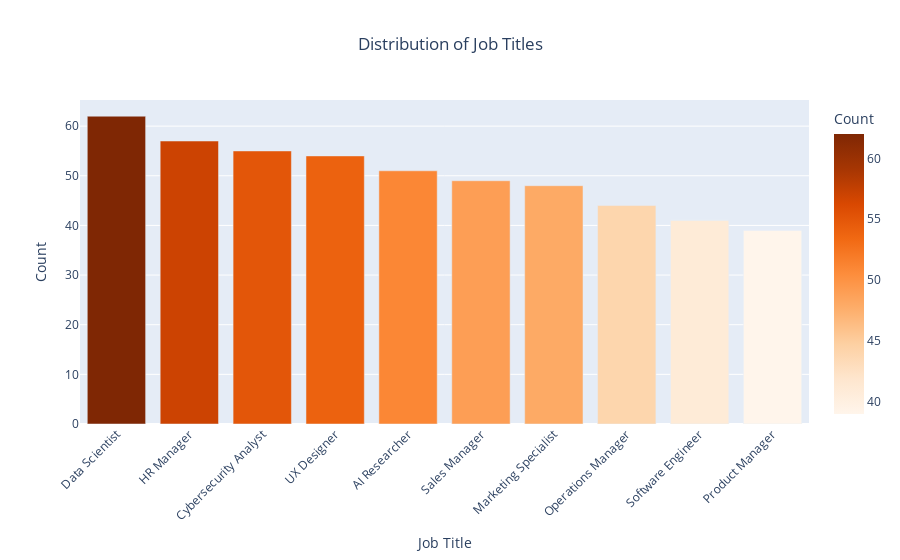

This figure's notebook cell:
### Code cell
# Job Title Distribution
job_title_counts = automation_job_market_df['Job_Title'].value_counts().reset_index()
job_title_counts.columns = ['Job_Title', 'Count']

# Bar chart
fig = px.bar(job_title_counts, x='Job_Title', y='Count', title='Distribution of Job Titles', labels={'Count' : 'Count', 'Job_Title' : 'Job Title'}, color='Count', color_continuous_scale='Oranges')

# Update layout for better visualization
fig.update_layout(xaxis_title='Job Title', yaxis_title='Count', title_x=0.5, xaxis_tickangle=-45)

# Show the plot
fig.show()

### Figure 1 — Plotly figure (JSON) as saved in the notebook; plotly's stock layout.template omitted (floating-point values rounded to 4 significant figures)
{"data": [{"hovertemplate": "Job Title=%{x}<br>Count=%{marker.color}<extra></extra>", "legendgroup": "", "marker": {"color": [62, 57, 55, 54, 51, 49, 48, 44, 41, 39], "coloraxis": "coloraxis", "pattern": {"shape": ""}}, "name": "", "orientation": "v", "showlegend": false, "textposition": "auto", "type": "bar", "x": ["Data Scientist", "HR Manager", "Cybersecurity Analyst", "UX Designer", "AI Researcher", "Sales Manager", "Marketing Specialist", "Operations Manager", "Software Engineer", "Product Manager"], "xaxis": "x", "y": [62, 57, 55, 54, 51, 49, 48, 44, 41, 39], "yaxis": "y"}], "layout": {"barmode": "relative", "coloraxis": {"colorbar": {"title": {"text": "Count"}}, "colorscale": [[0, "rgb(255,245,235)"], [0.125, "rgb(254,230,206)"], [0.25, "rgb(253,208,162)"], [0.375, "rgb(253,174,107)"], [0.5, "rgb(253,141,60)"], [0.625, "rgb(241,105,19)"], [0.75, "rgb(217,72,1)"], [0.875, "rgb(166,54,3)"], [1, "rgb(127,39,4)"]]}, "legend": {"tracegroupgap": 0}, "title": {"text": "Distribution of Job Titles", "x": 0.5}, "xaxis": {"anchor": "y", "domain": [0, 1], "tickangle": -45, "title": {"text": "Job Title"}}, "yaxis": {"anchor": "x", "domain": [0, 1], "title": {"text": "Count"}}}}
